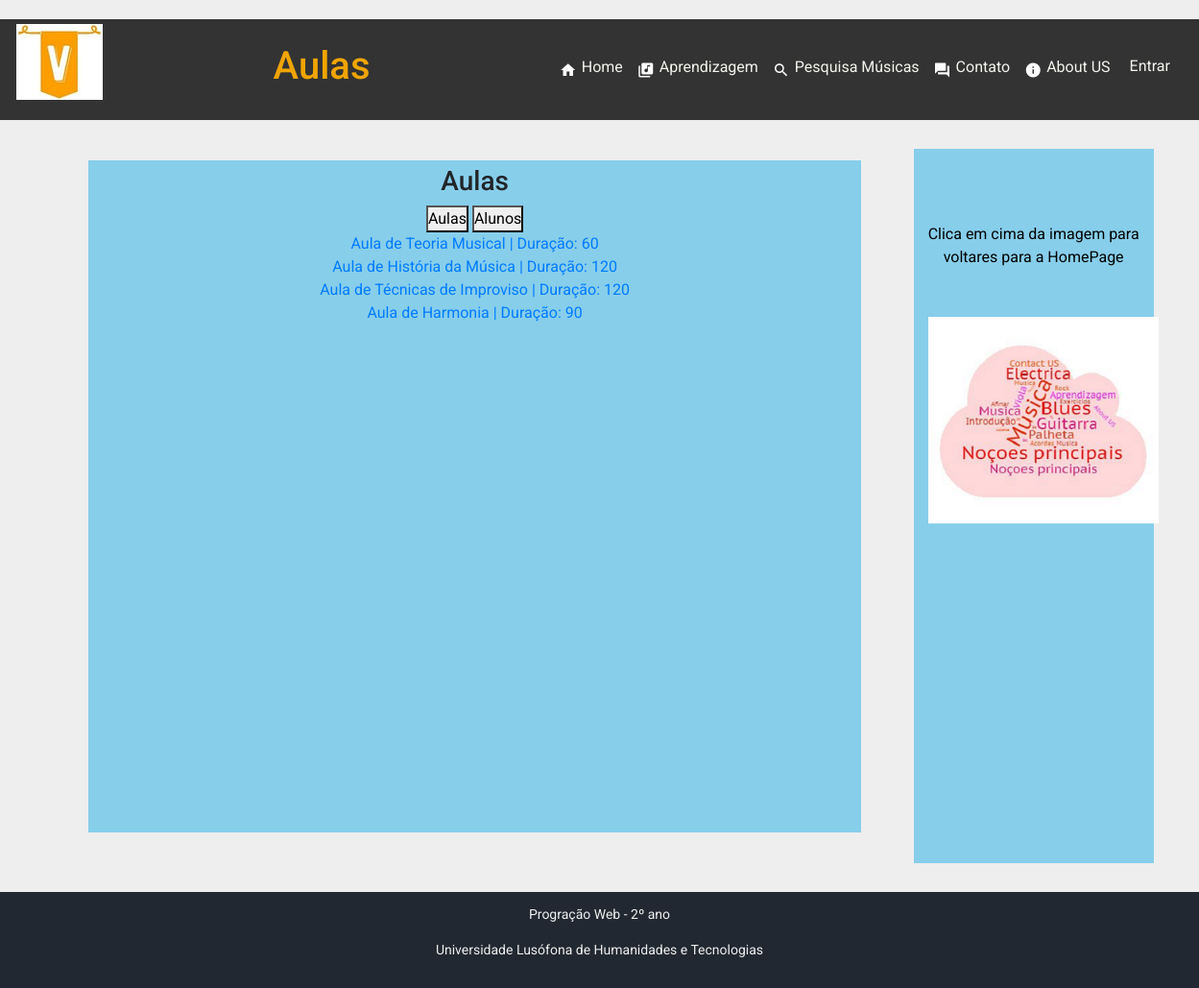
/aulas, run on the app's committed database.
### website/models.py (models this page shows, shortened)
class Aula(models.Model):
    titulo = models.CharField(max_length=64)
    sala = models.ForeignKey(Sala, on_delete=models.CASCADE, related_name="Salas")
    duracao = models.IntegerField()

### website/views.py (the view)
# urls.py: path('aulas', views.aulas_page_view, name='aulas'),
def aulas_page_view(request):
    context = {
        'titulo_pagina': 'Aulas',
        'aulas': Aula.objects.all()
    }
    return render(request, 'website/aulas.html', context)

### website/templates/website/aulas.html (shortened to what this page needs)
{%  extends 'website/base.html' %}
{% load static %}
{% block main %}
    <section>
        <h3>Aulas</h3>
        <button data-seccao="1">Aulas</button>
        <button data-seccao="2">Alunos</button>
        <br>
        <ul>
            {% for aula in aulas %}
                <li><a href="{% url 'website:aula' aula.id %}">Aula de {{ aula.titulo }} | Duração: {{ aula.duracao }}</a></li>
            {% endfor %}
        </ul>
    </section>
    <br><br><br>
{% endblock %}

### website/static/website/css/base.css (style rules this page uses)
* { font-family: 'Roboto', sans-serif; box-sizing: border-box; padding: 0; margin: 0; scroll-behavior: smooth; }
body { background: #eeeeee; display: grid; grid-template-columns: 3% auto 20% 3%; grid-template-rows: auto auto auto; grid-template-areas: "hd hd hd hd" ". main aside ." "footer footer footer footer"; row-gap: 10px; column-gap: 10px; }
h1, h2, h3, h4, h5 { font-style: normal; text-align: center; }
li { list-style-type: none; }

### data on the page
Aula: titulo "Teoria Musical", duracao "60"
Aula: titulo "História da Música", duracao "120"
Aula: titulo "Técnicas de Improviso", duracao "120"
Aula: titulo "Harmonia", duracao "90"

### other printed values
{{ titulo_pagina }} "Aulas"
